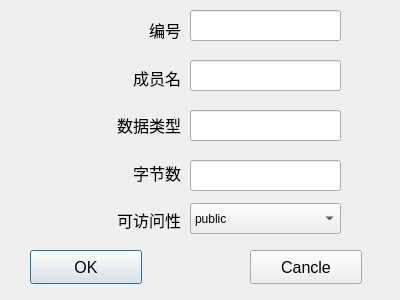
<?xml version="1.0" encoding="UTF-8"?>
<ui version="4.0">
 <class>AddMemberDialog</class>
 <widget class="QDialog" name="AddMemberDialog">
  <property name="geometry">
   <rect>
    <x>0</x>
    <y>0</y>
    <width>400</width>
    <height>300</height>
   </rect>
  </property>
  <property name="windowTitle">
   <string>Dialog</string>
  </property>
  <widget class="QPushButton" name="OKButton">
   <property name="geometry">
    <rect>
     <x>30</x>
     <y>250</y>
     <width>112</width>
     <height>34</height>
    </rect>
   </property>
   <property name="font">
    <font>
     <pointsize>12</pointsize>
    </font>
   </property>
   <property name="text">
    <string>OK</string>
   </property>
  </widget>
  <widget class="QPushButton" name="CancleButton">
   <property name="geometry">
    <rect>
     <x>250</x>
     <y>250</y>
     <width>112</width>
     <height>34</height>
    </rect>
   </property>
   <property name="font">
    <font>
     <pointsize>12</pointsize>
    </font>
   </property>
   <property name="text">
    <string>Cancle</string>
   </property>
  </widget>
  <widget class="QLineEdit" name="lineEditNumber">
   <property name="geometry">
    <rect>
     <x>190</x>
     <y>10</y>
     <width>151</width>
     <height>31</height>
    </rect>
   </property>
  </widget>
  <widget class="QLineEdit" name="lineEditName">
   <property name="geometry">
    <rect>
     <x>190</x>
     <y>60</y>
     <width>151</width>
     <height>31</height>
    </rect>
   </property>
  </widget>
  <widget class="QLineEdit" name="lineEditByte_number">
   <property name="geometry">
    <rect>
     <x>190</x>
     <y>160</y>
     <width>151</width>
     <height>31</height>
    </rect>
   </property>
  </widget>
  <widget class="QLineEdit" name="lineEditType">
   <property name="geometry">
    <rect>
     <x>190</x>
     <y>110</y>
     <width>151</width>
     <height>31</height>
    </rect>
   </property>
  </widget>
  <widget class="QWidget" name="layoutWidget">
   <property name="geometry">
    <rect>
     <x>60</x>
     <y>10</y>
     <width>121</width>
     <height>231</height>
    </rect>
   </property>
   <layout class="QVBoxLayout" name="verticalLayout">
    <item>
     <widget class="QLabel" name="label">
      <property name="text">
       <string>&lt;html&gt;&lt;head/&gt;&lt;body&gt;&lt;p align=&quot;right&quot;&gt;&lt;span style=&quot; font-size:12pt;&quot;&gt;编号&lt;/span&gt;&lt;/p&gt;&lt;/body&gt;&lt;/html&gt;</string>
      </property>
     </widget>
    </item>
    <item>
     <widget class="QLabel" name="label_5">
      <property name="text">
       <string>&lt;html&gt;&lt;head/&gt;&lt;body&gt;&lt;p align=&quot;right&quot;&gt;&lt;span style=&quot; font-size:12pt;&quot;&gt;成员名&lt;/span&gt;&lt;/p&gt;&lt;/body&gt;&lt;/html&gt;</string>
      </property>
     </widget>
    </item>
    <item>
     <widget class="QLabel" name="label_2">
      <property name="text">
       <string>&lt;html&gt;&lt;head/&gt;&lt;body&gt;&lt;p align=&quot;right&quot;&gt;&lt;span style=&quot; font-size:12pt;&quot;&gt;数据类型&lt;/span&gt;&lt;/p&gt;&lt;/body&gt;&lt;/html&gt;</string>
      </property>
     </widget>
    </item>
    <item>
     <widget class="QLabel" name="label_3">
      <property name="text">
       <string>&lt;html&gt;&lt;head/&gt;&lt;body&gt;&lt;p align=&quot;right&quot;&gt;&lt;span style=&quot; font-size:12pt;&quot;&gt;字节数&lt;/span&gt;&lt;/p&gt;&lt;/body&gt;&lt;/html&gt;</string>
      </property>
     </widget>
    </item>
    <item>
     <widget class="QLabel" name="label_4">
      <property name="text">
       <string>&lt;html&gt;&lt;head/&gt;&lt;body&gt;&lt;p align=&quot;right&quot;&gt;&lt;span style=&quot; font-size:12pt;&quot;&gt;可访问性&lt;/span&gt;&lt;/p&gt;&lt;/body&gt;&lt;/html&gt;</string>
      </property>
     </widget>
    </item>
   </layout>
  </widget>
  <widget class="QComboBox" name="comboBoxAccess">
   <property name="geometry">
    <rect>
     <x>190</x>
     <y>203</y>
     <width>151</width>
     <height>31</height>
    </rect>
   </property>
   <item>
    <property name="text">
     <string>public</string>
    </property>
   </item>
   <item>
    <property name="text">
     <string>private</string>
    </property>
   </item>
   <item>
    <property name="text">
     <string>protected</string>
    </property>
   </item>
  </widget>
 </widget>
 <resources/>
 <connections/>
</ui>
